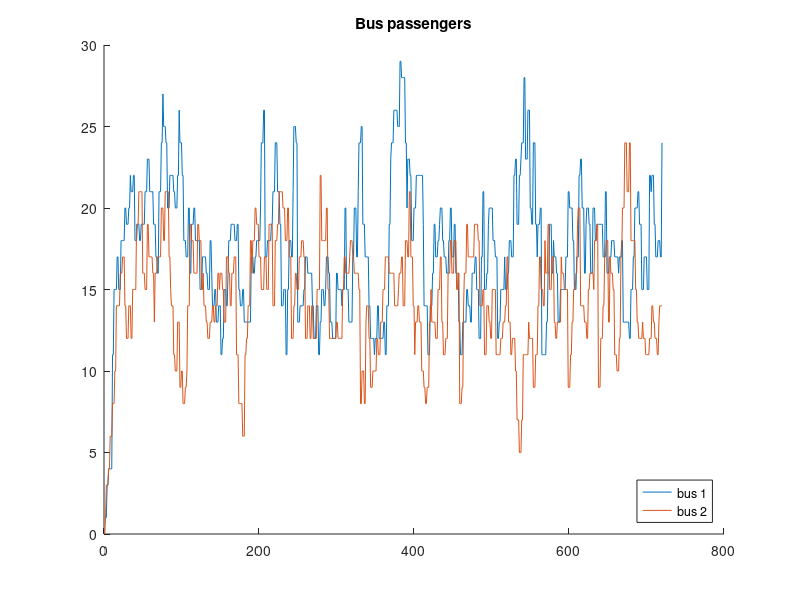
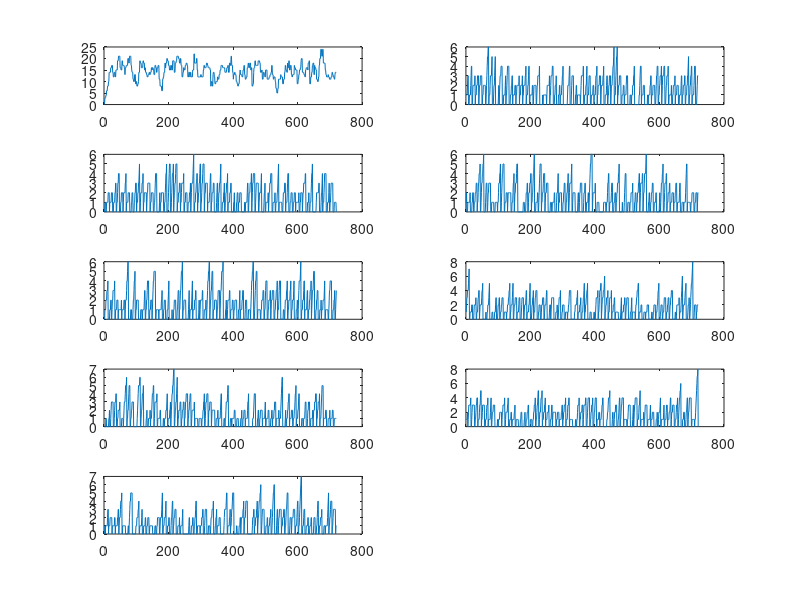

Source code (MATLAB) for these figures, in order:
clc
clear

seed = 10
rng(14)

% Initialize parameters
%1.1000000000000000000000000000000000000


% Time between stops
t_stops = [2 4 7 8 10 13 15 17 20]; % Use real data t = mins

% ith element represents the time
% distance between the ith and ith+1
% stop
num_stops = length(t_stops);



%% 1.20000000000000000000000000000000000000000000000
% figure out distribution later on

passenger_queue = cell(1,num_stops);
% Length = Numbers of passengers going to different stops

% Numbers dictate how many stops from starting point
% [BBDCCBCD] in screenshot

%% 1.300000000000000000000000000000000000000000000
% Initialize Bus position
% To be edited

bus_location = [0 10]; % Numbers are distance from first stop
num_bus = length(bus_location);


%% 1.400000000000000000000000000000000000000000000
% Initialize Sequence of passengers on busses

bus_passenger = {};
bus_size = 30;

bus_passenger = cell(1,num_bus);


% Each row represents a bus, bus has 10 seats
% Numbers in matrix will be changing in for 1.4

%bus_passenger(1,1:length(passenger_queue_a)) = [passenger_queue_a]
% Same as 1.2



%bus(1,:) == 0

%% 1.5

% Passenger to bus loop

data = cell(num_bus + num_stops + 1, 2);
data{1,1} = "Time";
for bus_graph = 1:num_bus
    data{1+bus_graph,1} = "Bus " + bus_graph;
end

for stop_graph = 1:num_stops
    data{1+bus_graph+stop_graph,1} = "Stop " + stop_graph;
end



% For graphing info, refer to version 12

% Loop
for t = 1:720
    
    
    %Update bus location
    bus_location(1,1) = bus_location(1,1) - 1;
    bus_location(1,2) = bus_location(1,2) - 1;
    
    
    % bus_loop_true_false, loops if bus location == sum of t_stops
    bus_loop_true_false = bus_location(1,:) == t_stops(end)+1;
    k = find(bus_loop_true_false);
    % k is arbritrary constant
    bus_location(k) = 0;

    bus_loop_true_false = bus_location(1,:) == -1;
    k = find(bus_loop_true_false);
    bus_location(k) = t_stops(end);

    
    
    
    for stop_passenger_generation = 1:num_stops
        TruFals = randi(3);
        
        if TruFals == 1
            passenger_queue{stop_passenger_generation}(end+1) = rem(round(normrnd(5,3))+ stop_passenger_generation,10);
            
            while passenger_queue{stop_passenger_generation}(end) < 1 
                passenger_queue{stop_passenger_generation}(end) = 1;
            end
            
            while passenger_queue{stop_passenger_generation}(end) > num_stops
                passenger_queue{stop_passenger_geneartion}(end) = num_stops;
            end
            
        end
        
    end
    
%%%%%%%%%%%%%%%%%

    
    
    
    
    % when busses arrive to stops
    for bus = 1:num_bus
        
       %Checks one by one bus is at which stop
       for stop = 1:num_stops
          if bus_location(bus) == t_stops(stop)
              
              fprintf("bus %i arrived at stop %i at time %i \n", bus, stop, t);
              %^ Print string to see if code is working
              
              
              % Passengers leave bus
                for j = stop
                    % Finds passengers that get off at stop (index of passenger)
                    arrived_passengers = find(bus_passenger{bus} == j);
                    if isempty(arrived_passengers) == 0
                        bus_passenger{bus}(arrived_passengers) = []; 
                    end
                end
                
                empty_seats = bus_size - length(bus_passenger{bus});
                % Passengers go on bus
                if empty_seats > length(passenger_queue{stop})
                    bus_passenger{bus} = [bus_passenger{bus},passenger_queue{stop}];
                    passenger_queue{stop} = [];
                else
                    % Only people who are first in queue that can fill bus
                    % will get on
                    bus_passenger{bus} = [bus_passenger{bus},passenger_queue{stop}(1:empty_seats)];
                    passenger_queue{stop}(1:empty_seats) = [];
                    
                    
                end
          end
       end           
    end
    
    data{1,2}(end+1) = t;
    for bus_graph = 1:num_bus
        data{1+bus_graph,2}(end+1) = sum(length(find(bus_passenger{bus_graph})));;
    end

    for stop_graph = 1:num_stops
        data{1+bus_graph+stop_graph,2}(end+1) = sum(length(find(passenger_queue{stop_graph})));
    end    
    
   
    
    

end

%%

%% 1.6 
% Graphing
subplot(1,1,1)
    for graph = 2:1+num_bus
        hold on
        plot(data{1,2},data{graph,2});
        bus_data = trapz(data{1,2},data{graph,2});
        
    end
    hold off
    legend({'bus 1', 'bus 2'},'location','southeast')
    title('Bus passengers')
saveas(gcf,'ccw_ccw_bus_.png')
    

%%
for fig = 1:num_stops
    subplot(5,2,fig)

       plot(data{1,2},data{fig+2,2});
    

end
saveas(gcf,'ccw_ccw_stop_.png')



%% save
file = 'ccw_ccw';
save('ccw_ccw')

%% Notes
% 1 and -1 for direction
% 1 bus cw
% 1 bus ccw
% 2 bus both cw
% 2 bus both ccw
% 2 bus one cw one ccw
% 3 bus all ccw

% Separate graphs for stops
% Save data into .fig and .mat